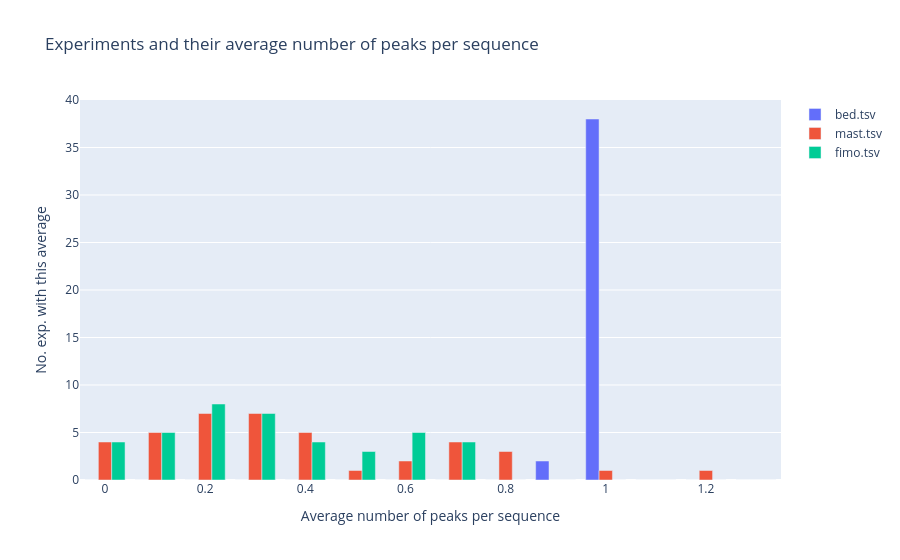

The code cell stored with this chart in its notebook:
### Code cell
fig = plotting.ownPlotlyHist(lists={peaksrc: data[peaksrc]['avg_num_peaks'] for peaksrc in peaksrcs}, binSize=0.1)
fig.update_layout(title_text="Experiments and their average number of peaks per sequence", xaxis_title="Average number of peaks per sequence", yaxis_title="No. exp. with this average")
fig.show()

### Figure 1 — Plotly figure (JSON) as saved in the notebook; plotly's stock layout.template omitted (floating-point values rounded to 4 significant figures)
{"data": [{"hovertext": ["bin [0.00, 0.10)", "bin [0.10, 0.20)", "bin [0.20, 0.30)", "bin [0.30, 0.40)", "bin [0.40, 0.50)", "bin [0.50, 0.60)", "bin [0.60, 0.70)", "bin [0.70, 0.80)", "bin [0.80, 0.90)", "bin [0.90, 1.00)", "bin [1.00, 1.10)", "bin [1.10, 1.20)", "bin [1.20, 1.30)", "bin [1.30, 1.40)"], "name": "bed.tsv", "type": "bar", "x": [0, 0.1, 0.2, 0.3, 0.4, 0.5, 0.6, 0.7, 0.8, 0.9, 1, 1.1, 1.2, 1.3], "y": [0, 0, 0, 0, 0, 0, 0, 0, 0, 2, 38, 0, 0, 0]}, {"hovertext": ["bin [0.00, 0.10)", "bin [0.10, 0.20)", "bin [0.20, 0.30)", "bin [0.30, 0.40)", "bin [0.40, 0.50)", "bin [0.50, 0.60)", "bin [0.60, 0.70)", "bin [0.70, 0.80)", "bin [0.80, 0.90)", "bin [0.90, 1.00)", "bin [1.00, 1.10)", "bin [1.10, 1.20)", "bin [1.20, 1.30)", "bin [1.30, 1.40)"], "name": "mast.tsv", "type": "bar", "x": [0, 0.1, 0.2, 0.3, 0.4, 0.5, 0.6, 0.7, 0.8, 0.9, 1, 1.1, 1.2, 1.3], "y": [4, 5, 7, 7, 5, 1, 2, 4, 3, 0, 1, 0, 1, 0]}, {"hovertext": ["bin [0.00, 0.10)", "bin [0.10, 0.20)", "bin [0.20, 0.30)", "bin [0.30, 0.40)", "bin [0.40, 0.50)", "bin [0.50, 0.60)", "bin [0.60, 0.70)", "bin [0.70, 0.80)", "bin [0.80, 0.90)", "bin [0.90, 1.00)", "bin [1.00, 1.10)", "bin [1.10, 1.20)", "bin [1.20, 1.30)", "bin [1.30, 1.40)"], "name": "fimo.tsv", "type": "bar", "x": [0, 0.1, 0.2, 0.3, 0.4, 0.5, 0.6, 0.7, 0.8, 0.9, 1, 1.1, 1.2, 1.3], "y": [4, 5, 8, 7, 4, 3, 5, 4, 0, 0, 0, 0, 0, 0]}], "layout": {"title": {"text": "Experiments and their average number of peaks per sequence"}, "xaxis": {"title": {"text": "Average number of peaks per sequence"}}, "yaxis": {"title": {"text": "No. exp. with this average"}}}}
